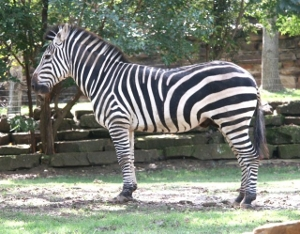
#> input picture computer-vision/a2/zebra.jpg, 300 x 234 px
$ python a2.py   (Python 2 division)
#> lines starting #> are read from the running program, lines starting #| are printed output that depends on the picture
from scipy.ndimage.filters import gaussian_filter
from scipy.signal import convolve2d
from scipy.spatial.distance import euclidean
from numpy import *
from pylab import *
from PIL import Image

img = array(Image.open('zebra.jpg').convert('L'))
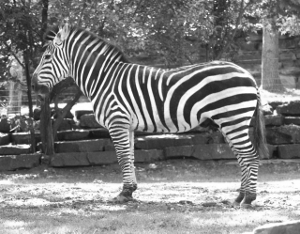
#> img: shape (234, 300); min 17, max 255, mean 127.6
def prepare_save(f):
    f_max = double(amax(f))
    f_min = double(amin(f))
    # print f_max
    # print f_min
    return uint8(( (f - f_min) / (f_max - f_min) * 255))

# Generating guassian filters
impulse = zeros((60, 60))
impulse[impulse.shape[0] / 2, impulse.shape[1] / 2] = 1
# imshow(impulse, cmap=cm.gray)
# show()

# Gaussian filters convolved with gradients
f1 = convolve2d(gaussian_filter(impulse, sigma=2), [[1, -1]], mode='same')
f2 = convolve2d(gaussian_filter(impulse, sigma=2), [[1], [-1]], mode='same')
f3 = convolve2d(gaussian_filter(impulse, sigma=4), [[1, -1]], mode='same')
f4 = convolve2d(gaussian_filter(impulse, sigma=4), [[1], [-1]], mode='same')
f5 = convolve2d(gaussian_filter(impulse, sigma=8), [[1, -1]], mode='same')
f6 = convolve2d(gaussian_filter(impulse, sigma=8), [[1], [-1]], mode='same')
f7 = gaussian_filter(impulse, sigma=8) - gaussian_filter(impulse, sigma=4)
f8 = gaussian_filter(impulse, sigma=4) - gaussian_filter(impulse, sigma=2)
filters = [f1, f2, f3, f4, f5, f6, f7, f8]

# Saving filters
i = 0
for f in filters:
    f_name = "filter" + str(i) + ".jpg"
    Image.fromarray(prepare_save(f)).save(f_name)
    i += 1
#> this loop made 8 passes
#> pass 1, `Image.fromarray(prepare_save(f)).save(f_name)`:
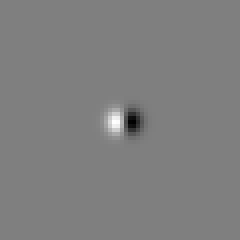
#> saved as filter0.jpg: PIL image 60x60 L (shown 4 times larger); min 0, max 255, mean 127

# Convolving all 8 filters with test image
activated_zebras = []

i = 0
for f in filters:
    f_name = "zebra_activation" + str(i) + ".jpg"
    activated_img = convolve2d(img, f, mode="same")
    Image.fromarray(prepare_save(activated_img)).save(f_name)
    activated_zebras.append(activated_img)
    i += 1
#> this loop made 8 passes
#> (f_max in prepare_save, f_min in prepare_save) on passes 1 to 8: (45.62, -36.02), (37.2, -37.87), (20.58, -21.14), (14.2, -19.42), (9.77, -11.11), (7.31, -10.59), (43.38, -65.11), (58.24, -69.84)
#> pass 1, `activated_img = convolve2d(img, f, mode="same")`:
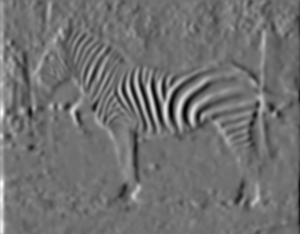
#> activated_img: shape (234, 300) float64; min -36.02, max 45.62, mean 0.2; drawn with min black and max white
#> pass 2, `activated_img = convolve2d(img, f, mode="same")`:
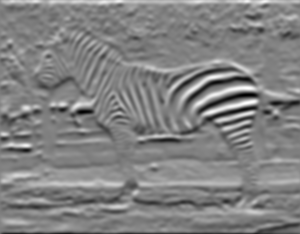
#> activated_img: shape (234, 300) float64; min -37.87, max 37.2, mean 0.5; drawn with min black and max white
#> after the loop:
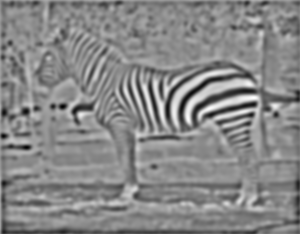
#> activated_img: shape (234, 300) float64; min -69.84, max 58.24, mean -1.5; drawn with min black and max white
#> after the loop, activated_zebras = 8 items; i = 8

# Exercise 3
D = empty_like(img)
center = (img.shape[0] / 2, img.shape[1] / 2)
#> center = (117, 150)
cp = [x[center[0], center[1]] for x in activated_zebras]
#> cp = [-22.59, 10.02, -1.95, 1.8, -1.26, 0.111, -3.88, 2.53]
for i in range(0, img.shape[0]):
    for j in range(0, img.shape[1]):
        p = [x[i,j] for x in activated_zebras]
        D[i,j] = euclidean(cp,p)
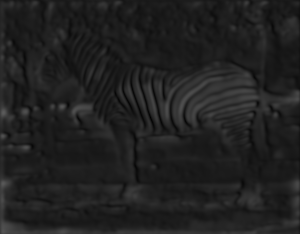
#> D: shape (234, 300); min 0, max 91, mean 32.6


Image.fromarray(prepare_save(D)).save('zebra_texture_comparison.jpg')
#> in prepare_save (call 17), `f_max = double(amax(f))`: f_max = 91
#> in prepare_save (call 17), `f_min = double(amin(f))`: f_min = 0
#> in prepare_save (call 17), `return uint8(( (f - f_min) / (f_max - f_min) * 255))`:
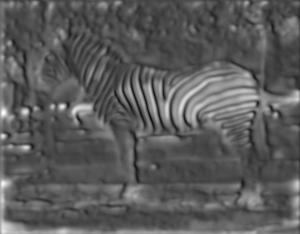
#> returned value: shape (234, 300); min 0, max 255, mean 91
